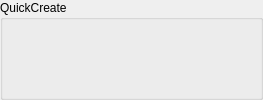
              <widget class="QGroupBox" name="groupBox">
               <property name="sizePolicy">
                <sizepolicy hsizetype="Preferred" vsizetype="Minimum">
                 <horstretch>0</horstretch>
                 <verstretch>0</verstretch>
                </sizepolicy>
               </property>
               <property name="styleSheet">
                <string notr="true"/>
               </property>
               <property name="title">
                <string>QuickCreate</string>
               </property>
               <layout class="QHBoxLayout" name="horizontalLayout_3">
                <property name="topMargin">
                 <number>5</number>
                </property>
                <property name="bottomMargin">
                 <number>5</number>
                </property>
                <item>
                 <layout class="QGridLayout" name="gridLayout">
                  <property name="sizeConstraint">
                   <enum>QLayout::SetFixedSize</enum>
                  </property>
                  <item row="1" column="1">
                   <widget class="QPushButton" name="shp_CrossArrow">
                    <property name="focusPolicy">
                     <enum>Qt::NoFocus</enum>
                    </property>
                    <property name="contextMenuPolicy">
                     <enum>Qt::DefaultContextMenu</enum>
                    </property>
                    <property name="autoFillBackground">
                     <bool>false</bool>
                    </property>
                    <property name="text">
                     <string/>
                    </property>
                    <property name="icon">
                     <iconset resource="../icons/icons.qrc">
                      <normaloff>:/icon/crossArrow.png</normaloff>:/icon/crossArrow.png</iconset>
                    </property>
                    <property name="iconSize">
                     <size>
                      <width>20</width>
                      <height>20</height>
                     </size>
                    </property>
                    <property name="checkable">
                     <bool>false</bool>
                    </property>
                    <property name="checked">
                     <bool>false</bool>
                    </property>
                    <property name="flat">
                     <bool>true</bool>
                    </property>
                   </widget>
                  </item>
                  <item row="1" column="0">
                   <widget class="QPushButton" name="shp_Arrow">
                    <property name="focusPolicy">
                     <enum>Qt::NoFocus</enum>
                    </property>
                    <property name="contextMenuPolicy">
                     <enum>Qt::DefaultContextMenu</enum>
                    </property>
                    <property name="autoFillBackground">
                     <bool>false</bool>
                    </property>
                    <property name="text">
                     <string/>
                    </property>
                    <property name="icon">
                     <iconset resource="../icons/icons.qrc">
                      <normaloff>:/icon/arrowDouble.png</normaloff>:/icon/arrowDouble.png</iconset>
                    </property>
                    <property name="iconSize">
                     <size>
                      <width>20</width>
                      <height>20</height>
                     </size>
                    </property>
                    <property name="checkable">
                     <bool>false</bool>
                    </property>
                    <property name="checked">
                     <bool>false</bool>
                    </property>
                    <property name="flat">
                     <bool>true</bool>
                    </property>
                   </widget>
                  </item>
                  <item row="1" column="4">
                   <widget class="QPushButton" name="shp_Needle">
                    <property name="focusPolicy">
                     <enum>Qt::NoFocus</enum>
                    </property>
                    <property name="contextMenuPolicy">
                     <enum>Qt::DefaultContextMenu</enum>
                    </property>
                    <property name="autoFillBackground">
                     <bool>false</bool>
                    </property>
                    <property name="styleSheet">
                     <string notr="true">background-color: rgb(225, 225, 225);</string>
                    </property>
                    <property name="text">
                     <string/>
                    </property>
                    <property name="icon">
                     <iconset resource="../icons/icons.qrc">
                      <normaloff>:/icon/needle.png</normaloff>:/icon/needle.png</iconset>
                    </property>
                    <property name="iconSize">
                     <size>
                      <width>20</width>
                      <height>20</height>
                     </size>
                    </property>
                    <property name="checkable">
                     <bool>false</bool>
                    </property>
                    <property name="checked">
                     <bool>false</bool>
                    </property>
                    <property name="flat">
                     <bool>true</bool>
                    </property>
                   </widget>
                  </item>
                  <item row="1" column="2">
                   <widget class="QPushButton" name="shp_ArrowBent">
                    <property name="focusPolicy">
                     <enum>Qt::NoFocus</enum>
                    </property>
                    <property name="contextMenuPolicy">
                     <enum>Qt::DefaultContextMenu</enum>
                    </property>
                    <property name="autoFillBackground">
                     <bool>false</bool>
                    </property>
                    <property name="text">
                     <string/>
                    </property>
                    <property name="icon">
                     <iconset resource="../icons/icons.qrc">
                      <normaloff>:/icon/arrowBent.png</normaloff>:/icon/arrowBent.png</iconset>
                    </property>
                    <property name="iconSize">
                     <size>
                      <width>20</width>
                      <height>20</height>
                     </size>
                    </property>
                    <property name="checkable">
                     <bool>false</bool>
                    </property>
                    <property name="checked">
                     <bool>false</bool>
                    </property>
                    <property name="flat">
                     <bool>true</bool>
                    </property>
                   </widget>
                  </item>
                  <item row="1" column="3">
                   <widget class="QPushButton" name="shp_CrossArrowBent">
                    <property name="focusPolicy">
                     <enum>Qt::NoFocus</enum>
                    </property>
                    <property name="contextMenuPolicy">
                     <enum>Qt::DefaultContextMenu</enum>
                    </property>
                    <property name="autoFillBackground">
                     <bool>false</bool>
                    </property>
                    <property name="text">
                     <string/>
                    </property>
                    <property name="icon">
                     <iconset resource="../icons/icons.qrc">
                      <normaloff>:/icon/crossArrowBent.png</normaloff>:/icon/crossArrowBent.png</iconset>
                    </property>
                    <property name="iconSize">
                     <size>
                      <width>20</width>
                      <height>20</height>
                     </size>
                    </property>
                    <property name="checkable">
                     <bool>false</bool>
                    </property>
                    <property name="checked">
                     <bool>false</bool>
                    </property>
                    <property name="flat">
                     <bool>true</bool>
                    </property>
                   </widget>
                  </item>
                  <item row="0" column="0">
                   <widget class="QPushButton" name="shp_Circle">
                    <property name="focusPolicy">
                     <enum>Qt::NoFocus</enum>
                    </property>
                    <property name="contextMenuPolicy">
                     <enum>Qt::DefaultContextMenu</enum>
                    </property>
                    <property name="autoFillBackground">
                     <bool>false</bool>
                    </property>
                    <property name="text">
                     <string/>
                    </property>
                    <property name="icon">
                     <iconset resource="../icons/icons.qrc">
                      <normaloff>:/icon/circle.png</normaloff>:/icon/circle.png</iconset>
                    </property>
                    <property name="iconSize">
                     <size>
                      <width>20</width>
                      <height>20</height>
                     </size>
                    </property>
                    <property name="checkable">
                     <bool>false</bool>
                    </property>
                    <property name="checked">
                     <bool>false</bool>
                    </property>
                    <property name="flat">
                     <bool>true</bool>
                    </property>
                   </widget>
                  </item>
                  <item row="0" column="1">
                   <widget class="QPushButton" name="shp_Square">
                    <property name="focusPolicy">
                     <enum>Qt::NoFocus</enum>
                    </property>
                    <property name="contextMenuPolicy">
                     <enum>Qt::DefaultContextMenu</enum>
                    </property>
                    <property name="autoFillBackground">
                     <bool>false</bool>
                    </property>
                    <property name="text">
                     <string/>
                    </property>
                    <property name="icon">
                     <iconset resource="../icons/icons.qrc">
                      <normaloff>:/icon/square.png</normaloff>:/icon/square.png</iconset>
                    </property>
                    <property name="iconSize">
                     <size>
                      <width>20</width>
                      <height>20</height>
                     </size>
                    </property>
                    <property name="checkable">
                     <bool>false</bool>
                    </property>
                    <property name="checked">
                     <bool>false</bool>
                    </property>
                    <property name="flat">
                     <bool>true</bool>
                    </property>
                   </widget>
                  </item>
                  <item row="0" column="4">
                   <widget class="QPushButton" name="shp_Cross">
                    <property name="focusPolicy">
                     <enum>Qt::NoFocus</enum>
                    </property>
                    <property name="contextMenuPolicy">
                     <enum>Qt::DefaultContextMenu</enum>
                    </property>
                    <property name="autoFillBackground">
                     <bool>false</bool>
                    </property>
                    <property name="text">
                     <string/>
                    </property>
                    <property name="icon">
                     <iconset resource="../icons/icons.qrc">
                      <normaloff>:/icon/cross.png</normaloff>:/icon/cross.png</iconset>
                    </property>
                    <property name="iconSize">
                     <size>
                      <width>20</width>
                      <height>20</height>
                     </size>
                    </property>
                    <property name="checkable">
                     <bool>false</bool>
                    </property>
                    <property name="checked">
                     <bool>false</bool>
                    </property>
                    <property name="flat">
                     <bool>true</bool>
                    </property>
                   </widget>
                  </item>
                  <item row="0" column="2">
                   <widget class="QPushButton" name="shp_Sphere">
                    <property name="minimumSize">
                     <size>
                      <width>51</width>
                      <height>28</height>
                     </size>
                    </property>
                    <property name="focusPolicy">
                     <enum>Qt::NoFocus</enum>
                    </property>
                    <property name="contextMenuPolicy">
                     <enum>Qt::DefaultContextMenu</enum>
                    </property>
                    <property name="autoFillBackground">
                     <bool>false</bool>
                    </property>
                    <property name="text">
                     <string/>
                    </property>
                    <property name="icon">
                     <iconset resource="../icons/icons.qrc">
                      <normaloff>:/icon/sphere.png</normaloff>:/icon/sphere.png</iconset>
                    </property>
                    <property name="iconSize">
                     <size>
                      <width>20</width>
                      <height>20</height>
                     </size>
                    </property>
                    <property name="checkable">
                     <bool>false</bool>
                    </property>
                    <property name="checked">
                     <bool>false</bool>
                    </property>
                    <property name="flat">
                     <bool>true</bool>
                    </property>
                   </widget>
                  </item>
                  <item row="0" column="3">
                   <widget class="QPushButton" name="shp_Box">
                    <property name="focusPolicy">
                     <enum>Qt::NoFocus</enum>
                    </property>
                    <property name="contextMenuPolicy">
                     <enum>Qt::DefaultContextMenu</enum>
                    </property>
                    <property name="autoFillBackground">
                     <bool>false</bool>
                    </property>
                    <property name="text">
                     <string/>
                    </property>
                    <property name="icon">
                     <iconset resource="../icons/icons.qrc">
                      <normaloff>:/icon/box.png</normaloff>:/icon/box.png</iconset>
                    </property>
                    <property name="iconSize">
                     <size>
                      <width>20</width>
                      <height>20</height>
                     </size>
                    </property>
                    <property name="checkable">
                     <bool>false</bool>
                    </property>
                    <property name="checked">
                     <bool>false</bool>
                    </property>
                    <property name="flat">
                     <bool>true</bool>
                    </property>
                   </widget>
                  </item>
                 </layout>
                </item>
               </layout>
              </widget>
